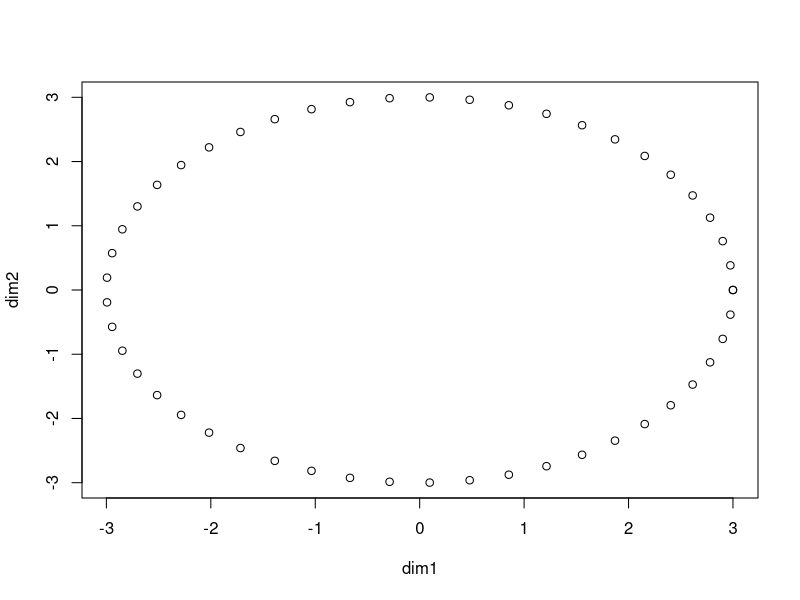
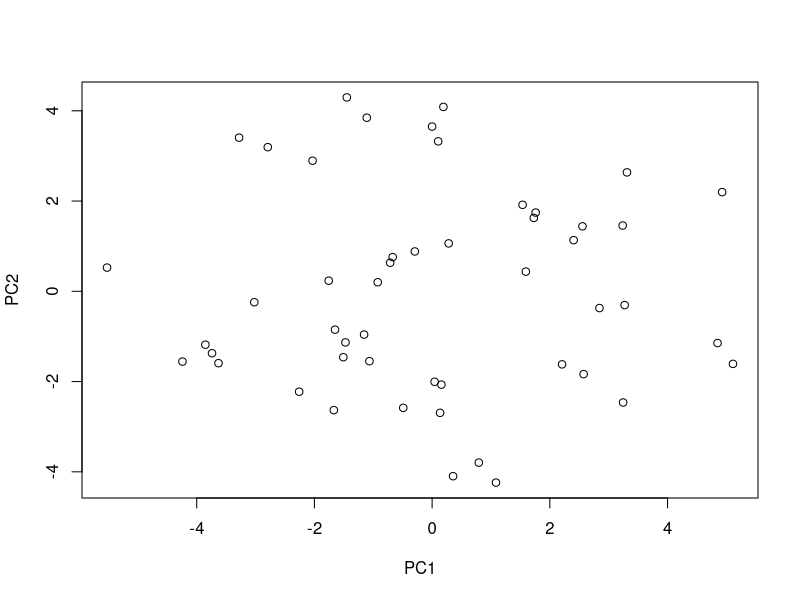

These figures' R source, in order: (Note: this script raises an error after producing the figures.)
N<-50; G<-100; Gsignal<-20; Gnoise<-G-Gsignal
theta<-seq(from=0,to=2*pi,length.out=N)
true_cell_positions<-data.frame(dim1=3*cos(theta),dim2=3*sin(theta))
with(true_cell_positions,plot(dim1,dim2))
informative_rows<-as.matrix(true_cell_positions)%*%matrix(rnorm(Gsignal*2),nrow=2)
noise_rows<-matrix(rnorm(Gnoise*N),nrow=Gnoise)
Y<-rbind(t(informative_rows),noise_rows)+rnorm(G)+10
Z<-matrix(rbinom(G*N,1,.8),nrow=G)
Y<-Y*Z
pca_factors<-prcomp(t(Y),center=TRUE,scale=TRUE)$x
plot(pca_factors[,1:2])
vamf_factors<-vamf(Y,5,nrestarts=2,log2trans=FALSE)$factors
with(vamf_factors,plot(dim1,dim2))
